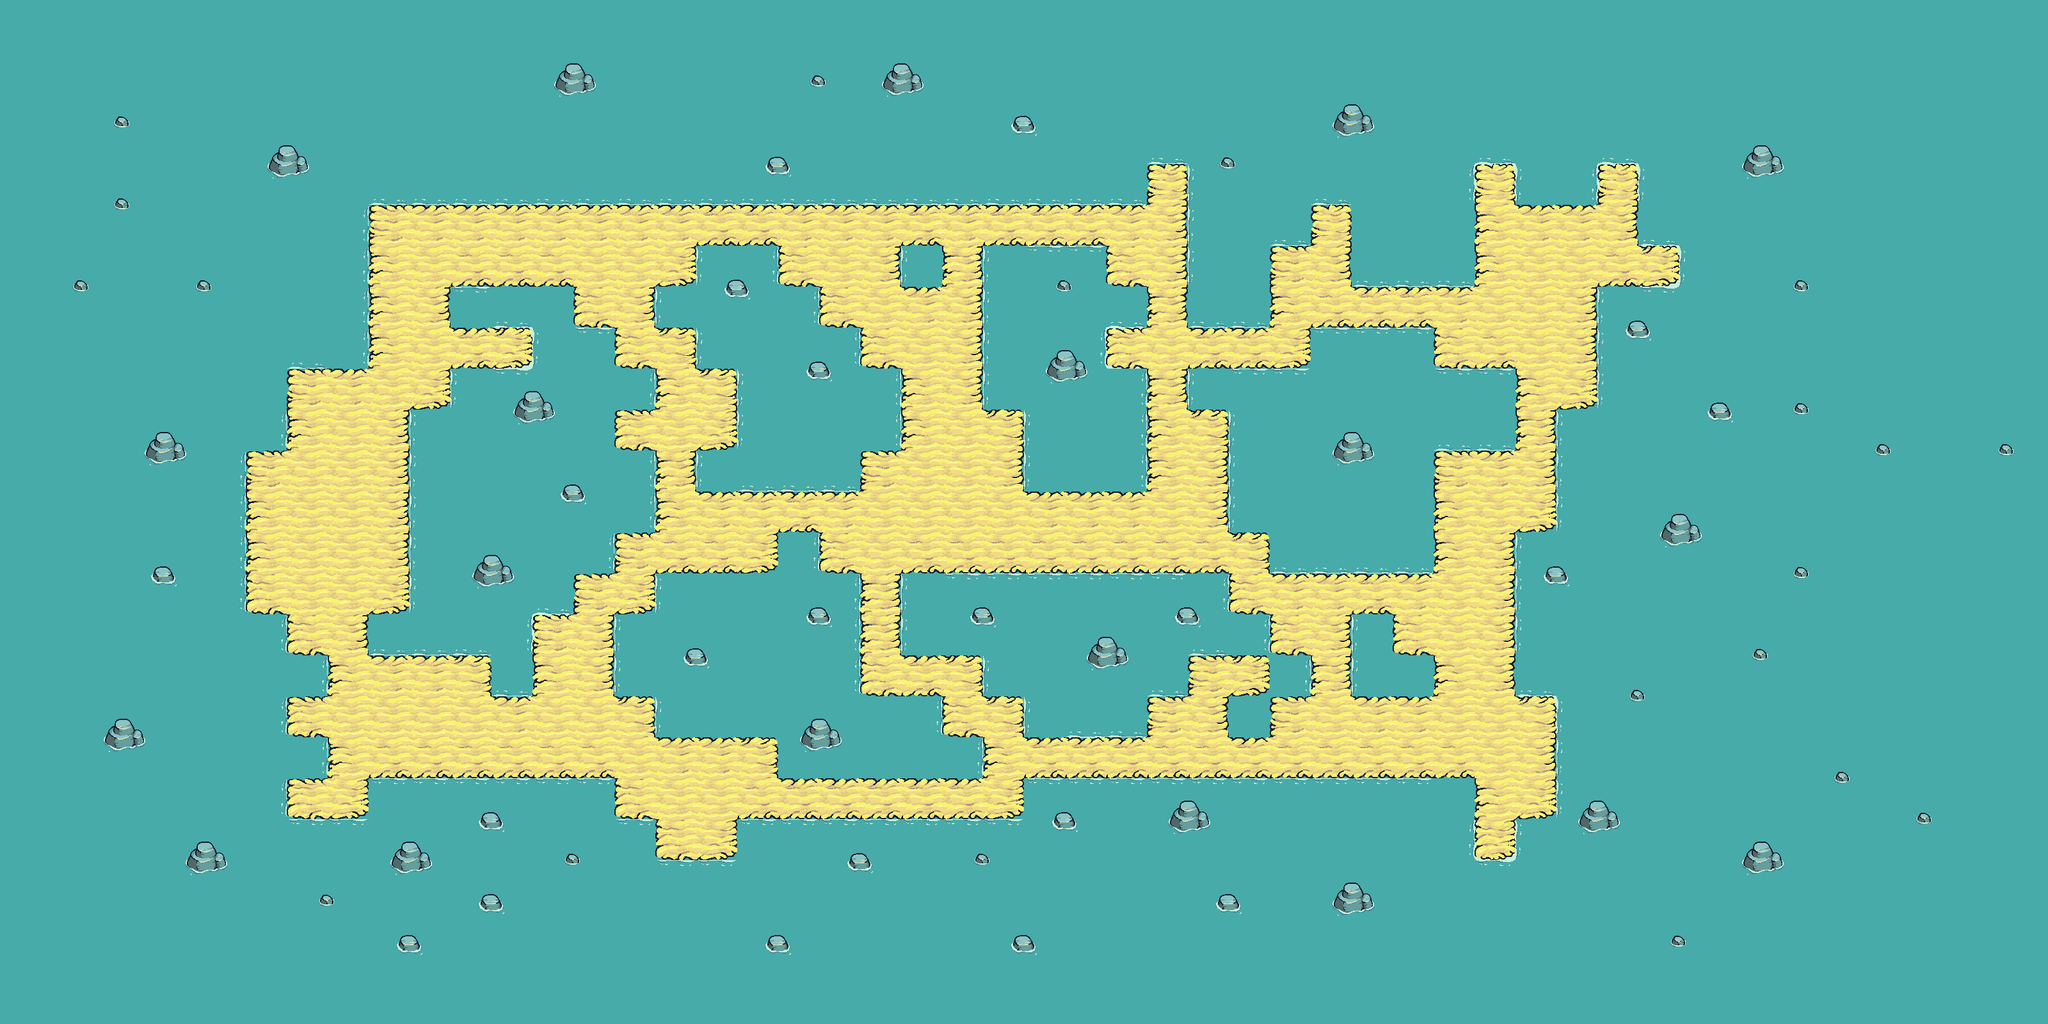

A level layout from a 2D game, rendered from its tile map. Below: a short description, then the map file with tile-grid data replaced by summaries:
An orthogonal 50x25 tile map with 64x64 px tiles, 4 tile layers (water, rocks, foam, land), 6 tilesets and 97 objects (75x boundary, 19x effects, character, building, monster).

<map version="1.10" tiledversion="1.11.2" orientation="orthogonal" renderorder="right-down" width="50" height="25" tilewidth="64" tileheight="64" infinite="0" nextlayerid="8" nextobjectid="113">
 <tileset firstgid="1" source="water.tsx" />
 <tileset firstgid="2" source="flat.tsx" />
 <tileset firstgid="42" source="foam.tsx" />
 <tileset firstgid="114" source="rocks_lg.tsx" />
 <tileset firstgid="146" source="rocks_md.tsx" />
 <tileset firstgid="178" source="rocks_sm.tsx" />
 <layer id="3" name="water" width="50" height="25" locked="1">
  <data>[1250 cells, 1250 non-empty, 1 distinct tile ids]</data>
 </layer>
 <layer id="7" name="rocks" width="50" height="25" locked="1">
  <data>[1250 cells, 244 non-empty, 12 distinct tile ids]</data>
 </layer>
 <layer id="2" name="foam" width="50" height="25" locked="1">
  <data>[1250 cells, 225 non-empty, 9 distinct tile ids]</data>
 </layer>
 <layer id="1" name="land" width="50" height="25" locked="1">
  <data>[1250 cells, 263 non-empty, 15 distinct tile ids]</data>
 </layer>
 <objectgroup id="4" name="spawn_points" locked="1">
  <object id="1" name="character" type="character" x="384" y="768" width="192" height="192" />
  <object id="3" name="tower_blue" type="building" x="2368" y="192" width="128" height="256">
   <properties>
    <property name="is_checkpoint" type="bool" value="true" />
   </properties>
  </object>
  <object id="4" name="torch_blue" type="monster" x="1408" y="704" width="192" height="192">
   <properties>
    <property name="negXBound" type="float" value="1" />
    <property name="posXBound" type="float" value="1" />
   </properties>
  </object>
  <object id="5" name="fire" type="effects" x="759.111" y="313.078" width="128" height="128" />
  <object id="6" name="fire" type="effects" x="891.9" y="312.94" width="128" height="128" />
  <object id="7" name="fire" type="effects" x="1015.08" y="571.625" width="128" height="128" />
  <object id="8" name="fire" type="effects" x="1020.01" y="771.181" width="128" height="128" />
  <object id="9" name="fire" type="effects" x="544.524" y="1076.68" width="128" height="128" />
  <object id="10" name="fire" type="effects" x="697.271" y="1079.14" width="128" height="128" />
  <object id="11" name="fire" type="effects" x="1024.94" y="1157.98" width="128" height="128" />
  <object id="12" name="fire" type="effects" x="2012.87" y="1088.99" width="128" height="128" />
  <object id="13" name="fire" type="effects" x="1980.84" y="891.9" width="128" height="128" />
  <object id="14" name="fire" type="effects" x="1796.06" y="640.607" width="128" height="128" />
  <object id="15" name="fire" type="effects" x="1280" y="320" width="128" height="128" />
  <object id="16" name="fire" type="effects" x="1722.15" y="312.94" width="128" height="128" />
  <object id="17" name="fire" type="effects" x="1522.6" y="285.84" width="128" height="128" />
  <object id="18" name="fire" type="effects" x="1984" y="384" width="128" height="128" />
  <object id="19" name="fire" type="effects" x="2240" y="768" width="128" height="128" />
  <object id="20" name="fire" type="effects" x="2240" y="1024" width="128" height="128" />
  <object id="22" name="fire" type="effects" x="1394.49" y="1182.61" width="128" height="128" />
  <object id="23" name="fire" type="effects" x="1318.11" y="941.174" width="128" height="128" />
  <object id="24" name="fire" type="effects" x="1428.98" y="1000.3" width="128" height="128" />
 </objectgroup>
 <objectgroup id="5" name="collisions" locked="1">
  <object id="25" type="boundary" x="2386.05" y="351.847" width="96.0965" height="79.7509" />
  <object id="26" type="boundary" x="520.521" y="228.228" width="1267.27" height="86.0861" />
  <object id="27" type="boundary" x="1739.74" y="160.16" width="156.156" height="94.0941" />
  <object id="28" type="boundary" x="1853.85" y="118.118" width="128.128" height="386.386" />
  <object id="29" type="boundary" x="440.44" y="220.22" width="134.134" height="352.352" />
  <object id="31" type="boundary" x="324.653" y="234.375" width="125" height="472.222" />
  <object id="32" type="boundary" x="215.278" y="635.417" width="164.931" height="390.625" />
  <object id="34" type="boundary" x="241.319" y="958.333" width="203.125" height="364.583" />
  <object id="35" type="boundary" x="335.069" y="1024.31" width="177.083" height="60.7639" />
  <object id="36" type="boundary" x="340.278" y="1154.51" width="171.875" height="60.7639" />
  <object id="37" type="boundary" x="321.181" y="1281.25" width="343.75" height="114.583" />
  <object id="38" type="boundary" x="579.861" y="1213.54" width="380.208" height="130.208" />
  <object id="39" type="boundary" x="868.056" y="1272.57" width="152.778" height="107.639" />
  <object id="41" type="boundary" x="967.014" y="1343.75" width="263.889" height="92.0139" />
  <object id="42" type="boundary" x="1153.38" y="1287.22" width="563.91" height="124.812" />
  <object id="43" type="boundary" x="1603.01" y="1218.05" width="697.744" height="145.865" />
  <object id="44" type="boundary" x="2200" y="1342.86" width="273.684" height="132.331" />
  <object id="45" type="boundary" x="2372.93" y="1282.71" width="201.504" height="203.008" />
  <object id="46" type="boundary" x="2431.58" y="1013.53" width="181.955" height="416.541" />
  <object id="47" type="boundary" x="2374.44" y="830.075" width="168.421" height="258.647" />
  <object id="48" type="boundary" x="2434.59" y="637.594" width="135.338" height="251.128" />
  <object id="49" type="boundary" x="2500.75" y="446.617" width="136.842" height="288.722" />
  <object id="50" type="boundary" x="2560.9" y="142.857" width="106.767" height="239.098" />
  <object id="51" type="boundary" x="2627.07" y="299.248" width="111.278" height="243.609" />
  <object id="52" type="boundary" x="2434.59" y="96.2406" width="180.451" height="159.398" />
  <object id="53" type="boundary" x="2368.42" y="67.6692" width="127.82" height="251.128" />
  <object id="54" type="boundary" x="2216.54" y="93.2331" width="213.534" height="163.91" />
  <object id="55" type="boundary" x="2123.31" y="66.1654" width="183.459" height="378.947" />
  <object id="56" type="boundary" x="2109.77" y="172.932" width="48.1203" height="272.18" />
  <object id="57" type="boundary" x="1957.89" y="216.541" width="254.135" height="99.2481" />
  <object id="58" type="boundary" x="1912.78" y="192.481" width="136.842" height="187.97" />
  <object id="60" type="boundary" x="1537.21" y="383.193" width="186.418" height="99.1271" />
  <object id="61" type="boundary" x="1412.93" y="383.193" width="59.1804" height="63.6189" />
  <object id="62" type="boundary" x="1690.71" y="444.653" width="103.269" height="66.5699" />
  <object id="65" type="boundary" x="1537.94" y="382.35" width="189.468" height="264.573" />
  <object id="66" type="boundary" x="1598.53" y="576.086" width="194.589" height="191.175" />
  <object id="67" type="boundary" x="702.967" y="448.478" width="195.909" height="62.422" />
  <object id="68" type="boundary" x="921.925" y="573.322" width="101.796" height="67.2237" />
  <object id="69" type="boundary" x="830.692" y="508.019" width="134.447" height="85.4701" />
  <object id="70" type="boundary" x="827.811" y="458.081" width="71.065" height="131.566" />
  <object id="71" type="boundary" x="702.967" y="574.282" width="203.592" height="188.226" />
  <object id="72" type="boundary" x="635.744" y="640.545" width="258.331" height="315.951" />
  <object id="73" type="boundary" x="576.203" y="961.298" width="256.41" height="65.303" />
  <object id="74" type="boundary" x="638.625" y="861.423" width="103.717" height="145.011" />
  <object id="75" type="boundary" x="588.687" y="956.497" width="196.869" height="55.6996" />
  <object id="76" type="boundary" x="766.35" y="914.242" width="68.184" height="169.019" />
  <object id="77" type="boundary" x="832.613" y="827.811" width="126.765" height="68.184" />
  </objectgroup>
</map>
<!-- 28 of 97 objects omitted -->
